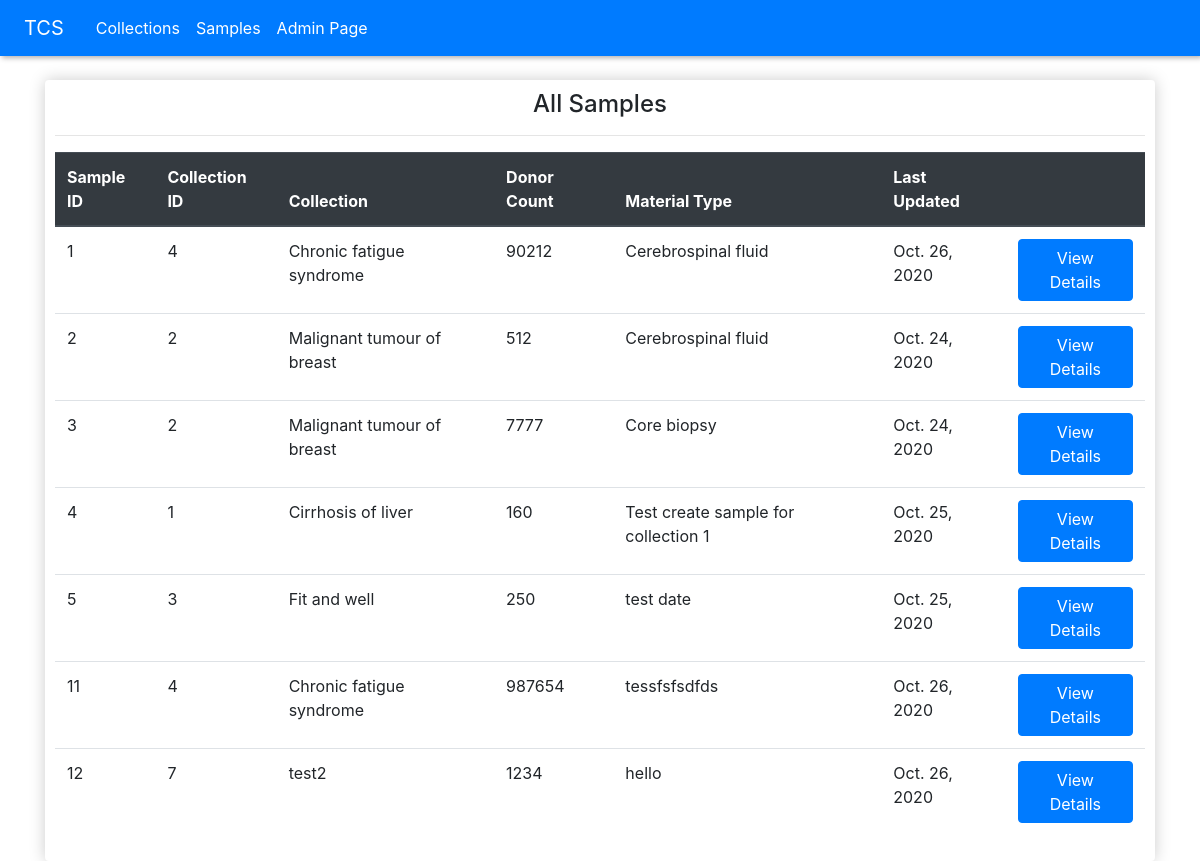
Screenshot of /samples/ with the database file from the repository.
### tissue_collection/models.py (models this page shows, shortened)
class Sample(models.Model):
    collection = models.ForeignKey(Collection, on_delete=models.CASCADE)
    donor_count = models.IntegerField()
    material_type = models.CharField(max_length=250)
    last_updated = models.DateField()

class Collection(models.Model):
    desease_term = models.CharField(max_length=250)
    title = models.CharField(max_length=250)
    def __str__(self):
        return self.desease_term

### tissue_collection/views.py (the view)
# urls.py: path('samples/', views.samples, name='samples'),
def samples(request):
    form = SampleForm()
    samples = Sample.objects.all()
    context = {'samples': samples, 'form': form}
    return render(request, 'collection/samples.html', context)

### tissue_collection/templates/collection/samples.html
{% extends 'collection/base.html' %}
{% block content %}
<div class="row">
    <div class="col-lg-12">
        <div style="box-shadow:hsl(0, 0%, 80%) 0 0 16px; background-color: #fff; border-radius: 4px; padding: 10px;">
            <h4 class="text-center">All Samples</h4>
            <hr>
            <table class="table table-hover">
                <thead class="thead-dark">
                    <tr>
                        <th>Sample ID</th>
                        <th>Collection ID</th>
                        <th>Collection </th>
                        <th>Donor Count</th>
                        <th>Material Type</th>
                        <th>Last Updated</th>
                        <th></th>
                    </tr>
                </thead>
                <tbody>
                    {% for sample in samples %}
                    <tr>
                        <td>{{ sample.id }}</td>
                        <td>{{ sample.collection.id }}</td>
                        <td>{{ sample.collection }}</td>
                        <td>{{ sample.donor_count }}</td>
                        <td>{{ sample.material_type }}</td>
                        <td>{{ sample.last_updated }}</td>
                        <td>
                            <a class="btn btn-primary" href="{% url 'sample' sample_id=sample.id %}">View Details</a>
                        </td>
                    </tr>
                    {% endfor %}
                </tbody>
            </table>
        </div>
    </div>
</div>
{% endblock content %}

### rows the page displays
Sample: id "1", collection.id "4", collection "Chronic fatigue syndrome", donor_count "90212", material_type "Cerebrospinal fluid", last_updated "Oct. 26, 2020"
Sample: id "2", collection.id "2", collection "Malignant tumour of breast", donor_count "512", material_type "Cerebrospinal fluid", last_updated "Oct. 24, 2020"
Sample: id "3", collection.id "2", collection "Malignant tumour of breast", donor_count "7777", material_type "Core biopsy", last_updated "Oct. 24, 2020"
Sample: id "4", collection.id "1", collection "Cirrhosis of liver", donor_count "160", material_type "Test create sample for collection 1", last_updated "Oct. 25, 2020"
Sample: id "5", collection.id "3", collection "Fit and well", donor_count "250", material_type "test date", last_updated "Oct. 25, 2020"
Sample: id "11", collection.id "4", collection "Chronic fatigue syndrome", donor_count "987654", material_type "tessfsfsdfds", last_updated "Oct. 26, 2020"
Sample: id "12", collection.id "7", collection "test2", donor_count "1234", material_type "hello", last_updated "Oct. 26, 2020"
